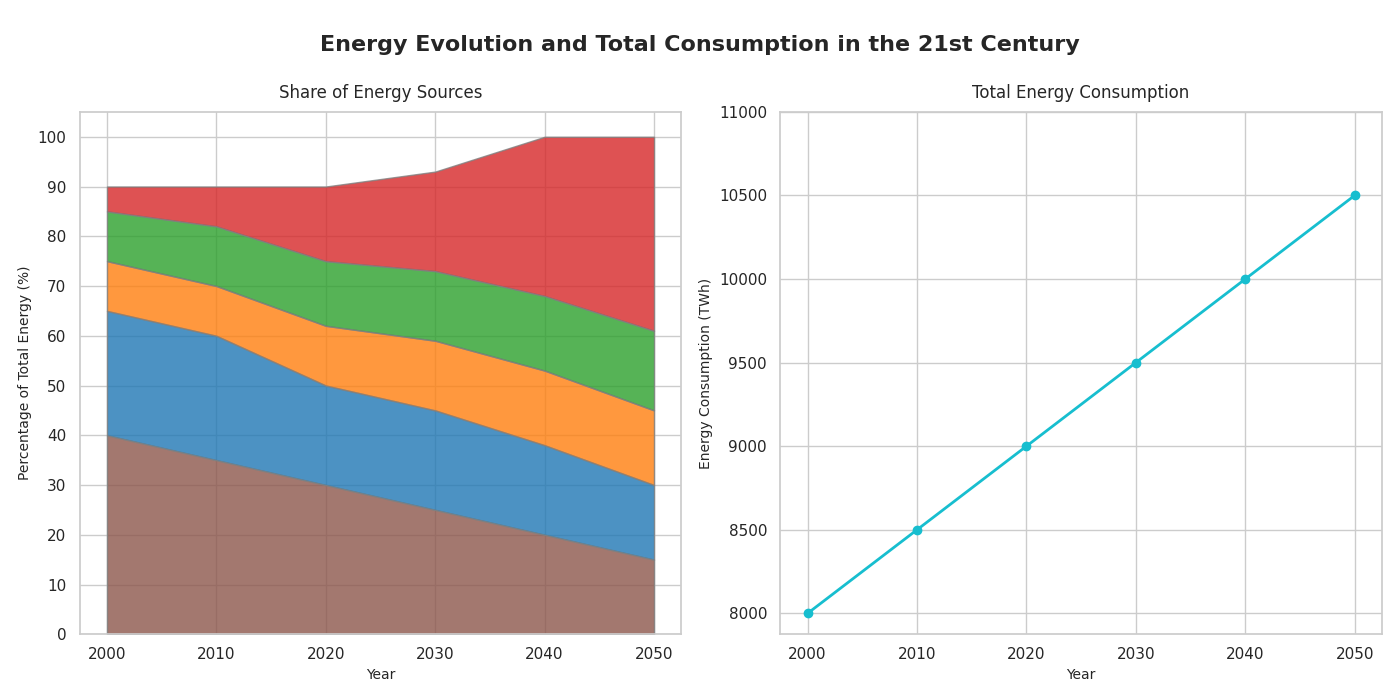

Here is the Python script that generated this plot:
import matplotlib.pyplot as plt
import numpy as np

years = np.arange(2000, 2051, 10)
energy_sources = ['Coal', 'Natural Gas', 'Nuclear', 'Hydroelectric', 'Renewables']
coal = [40, 35, 30, 25, 20, 15]
natural_gas = [25, 25, 20, 20, 18, 15]
nuclear = [10, 10, 12, 14, 15, 15]
hydroelectric = [10, 12, 13, 14, 15, 16]
renewables = [5, 8, 15, 20, 32, 39]
data = np.vstack([coal, natural_gas, nuclear, hydroelectric, renewables])
total_energy_consumption = [8000, 8500, 9000, 9500, 10000, 10500]

fig, (ax1, ax2) = plt.subplots(nrows=1, ncols=2, figsize=(14, 7))
fig.suptitle('Energy Evolution and Total Consumption in the 21st Century', fontsize=16, fontweight='bold', y=0.95)

colors = ['#8c564b', '#1f77b4', '#ff7f0e', '#2ca02c', '#d62728']
ax1.stackplot(years, data, colors=colors, alpha=0.8, edgecolor='grey')
ax1.set_title('Share of Energy Sources', fontsize=12, pad=10)
ax1.set_xlabel('Year', fontsize=10)
ax1.set_ylabel('Percentage of Total Energy (%)', fontsize=10)
ax1.set_xticks(years)
ax1.set_yticks(np.arange(0, 101, 10))

ax2.plot(years, total_energy_consumption, marker='o', color='#17becf', linestyle='-', linewidth=2)
ax2.set_title('Total Energy Consumption', fontsize=12, pad=10)
ax2.set_xlabel('Year', fontsize=10)
ax2.set_ylabel('Energy Consumption (TWh)', fontsize=10)
ax2.set_xticks(years)
ax2.set_yticks(np.arange(8000, 11001, 500))

plt.tight_layout(rect=[0, 0, 1, 0.96])
plt.show()
